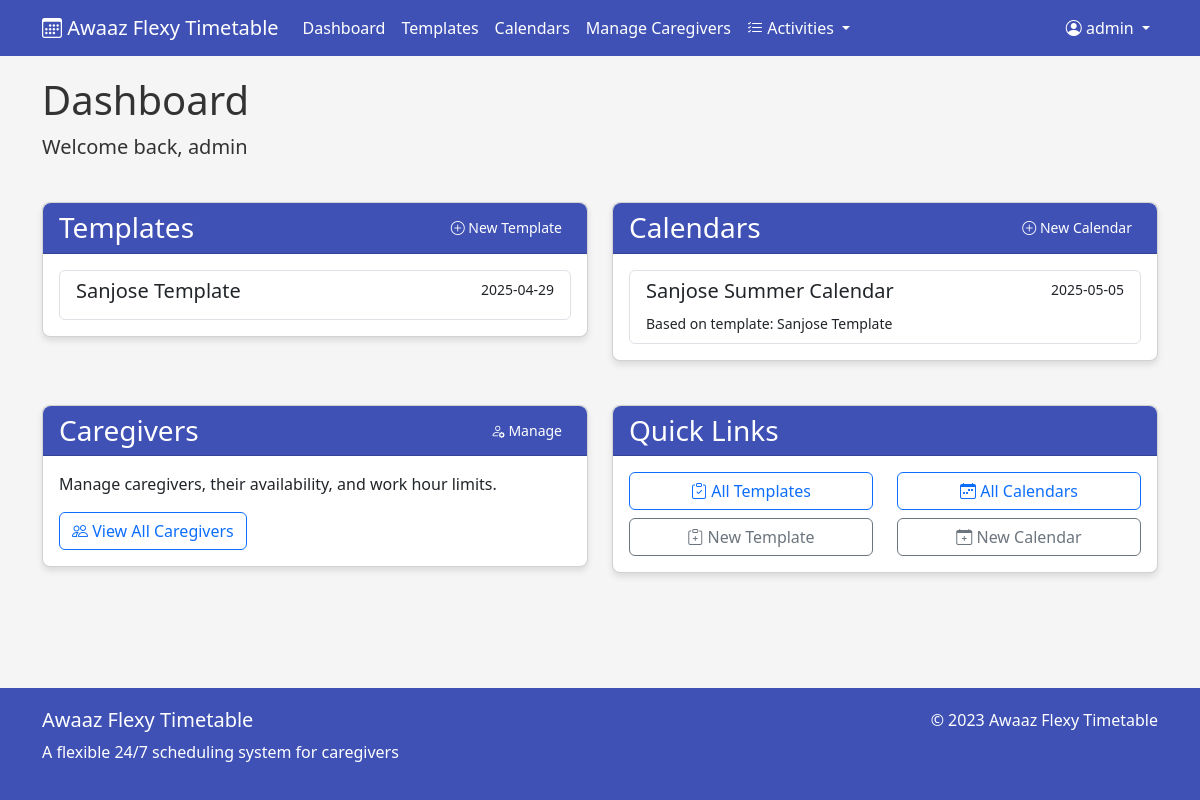
Page /dashboard (signed in) on the earlier database version.
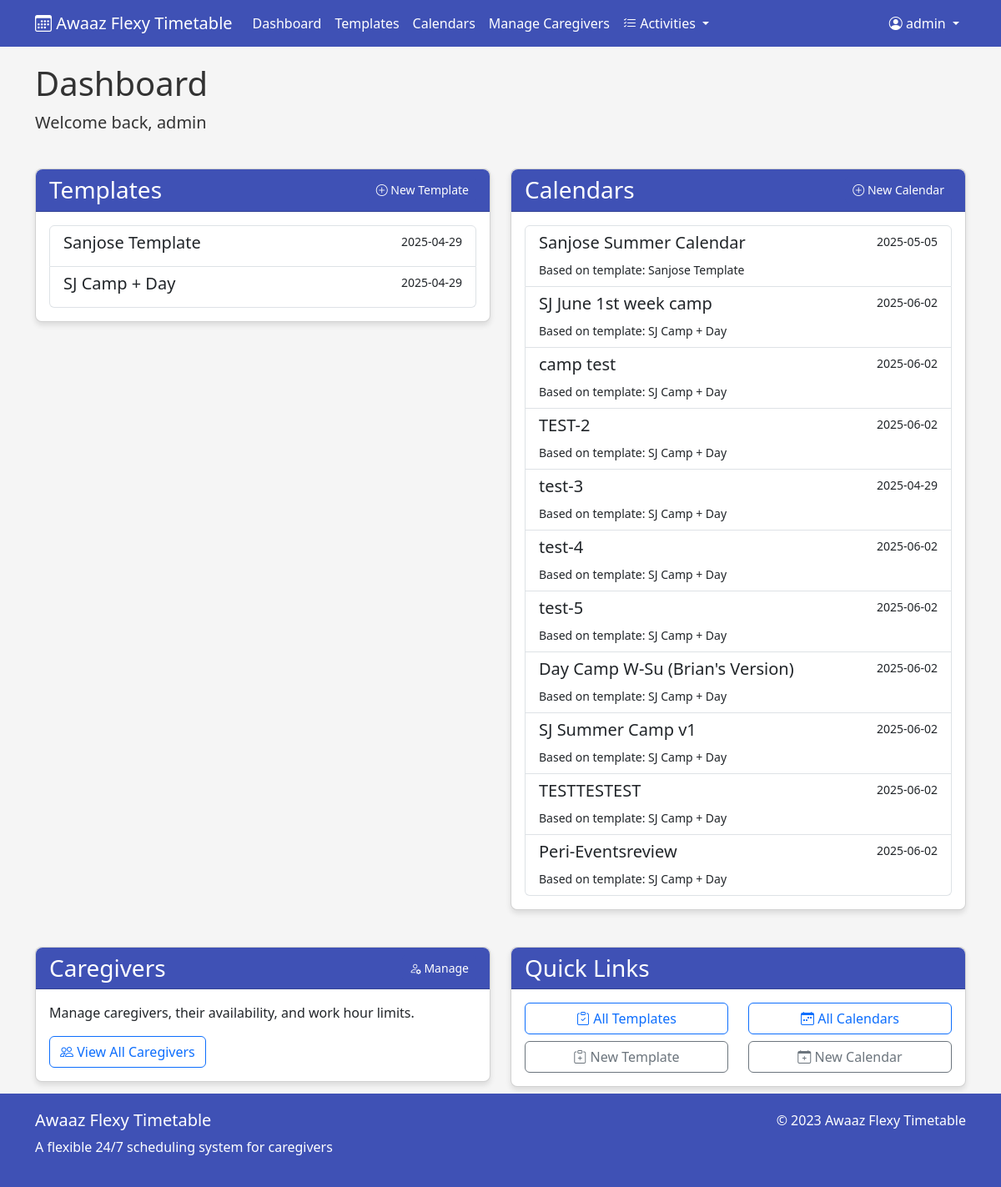
Same page on the later database version.
### app/models.py (models this page shows, shortened)
class Template(db.Model):
    id = db.Column(db.Integer, primary_key=True)
    name = db.Column(db.String(100), nullable=False)
    description = db.Column(db.Text)
    created_by = db.Column(db.Integer, db.ForeignKey('user.id'), nullable=False)
    created_at = db.Column(db.DateTime, default=datetime.utcnow)
    shifts = db.relationship('Shift', backref='template', lazy=True,
                            primaryjoin="and_(Template.id==Shift.template_id, Shift.calendar_id==None)")
    checklist_items = db.relationship('ChecklistItem', backref='template', lazy=True,
                                    primaryjoin="and_(Template.id==ChecklistItem.template_id, ChecklistItem.calendar_id==None)")
    calendars = db.relationship('Calendar', backref='template', lazy=True)

class Calendar(db.Model):
    id = db.Column(db.Integer, primary_key=True)
    name = db.Column(db.String(100), nullable=False)
    description = db.Column(db.Text)
    template_id = db.Column(db.Integer, db.ForeignKey('template.id'), nullable=False)
    start_date = db.Column(db.Date, nullable=False)
    created_by = db.Column(db.Integer, db.ForeignKey('user.id'), nullable=False)
    created_at = db.Column(db.DateTime, default=datetime.utcnow)
    shifts = db.relationship('Shift', backref='calendar', lazy=True,
                            primaryjoin="Calendar.id==Shift.calendar_id")
    checklist_items = db.relationship('ChecklistItem', backref='calendar', lazy=True,
                                    primaryjoin="Calendar.id==ChecklistItem.calendar_id")

### app/main.py (the view)
@app.route('/dashboard')
@login_required
def dashboard():
    templates = Template.query.all()
    calendars = Calendar.query.all()
    return render_template('dashboard.html', templates=templates, calendars=calendars)

### app/main.py (called while the page is built)
@login_manager.user_loader
def load_user(user_id):
    return User.query.get(int(user_id))

### app/templates/dashboard.html (shortened to what the changed rows need)
{% extends "base.html" %}
{% block content %}
<div class="row mb-4">
    <div class="col-md-12">
        <h1>Dashboard</h1>
    </div>
</div>
<div class="row mb-4">
    <div class="col-md-6">
        <div class="card">
            <div class="card-body">
                {% if templates %}
                <div class="list-group">
                    {% for template in templates %}
                    <a href="{{ url_for('edit_template', id=template.id) }}" class="list-group-item list-group-item-action">
                        <div class="d-flex w-100 justify-content-between">
                            <h5 class="mb-1">{{ template.name }}</h5>
                            <small>{{ template.created_at.strftime('%Y-%m-%d') }}</small>
                        </div>
                    </a>
                    {% endfor %}
                </div>
                {% endif %}
            </div>
        </div>
    </div>
    <div class="col-md-6">
        <div class="card">
            <div class="card-body">
                {% if calendars %}
                <div class="list-group">
                    {% for calendar in calendars %}
                    <a href="{{ url_for('view_calendar', id=calendar.id) }}" class="list-group-item list-group-item-action">
                        <div class="d-flex w-100 justify-content-between">
                            <h5 class="mb-1">{{ calendar.name }}</h5>
                            <small>{{ calendar.start_date.strftime('%Y-%m-%d') }}</small>
                        </div>
                        <small>Based on template: {{ calendar.template.name }}</small>
                    </a>
                    {% endfor %}
                </div>
                {% endif %}
            </div>
        </div>
    </div>
</div>
{% endblock %}

Differences in the rows shown:
added Template: name "SJ Camp + Day", created_at "2025-04-29"
added Calendar: name "SJ June 1st week camp", start_date "2025-06-02", template.name "SJ Camp + Day"
added Calendar: name "camp test", start_date "2025-06-02", template.name "SJ Camp + Day"
added Calendar: name "TEST-2", start_date "2025-06-02", template.name "SJ Camp + Day"
added Calendar: name "test-3", start_date "2025-04-29", template.name "SJ Camp + Day"
added Calendar: name "test-4", start_date "2025-06-02", template.name "SJ Camp + Day"
added Calendar: name "test-5", start_date "2025-06-02", template.name "SJ Camp + Day"
added Calendar: name "Day Camp W-Su (Brian's Version)", start_date "2025-06-02", template.name "SJ Camp + Day"
added Calendar: name "SJ Summer Camp v1", start_date "2025-06-02", template.name "SJ Camp + Day"
added Calendar: name "TESTTESTEST", start_date "2025-06-02", template.name "SJ Camp + Day"
added Calendar: name "Peri-Eventsreview", start_date "2025-06-02", template.name "SJ Camp + Day"
